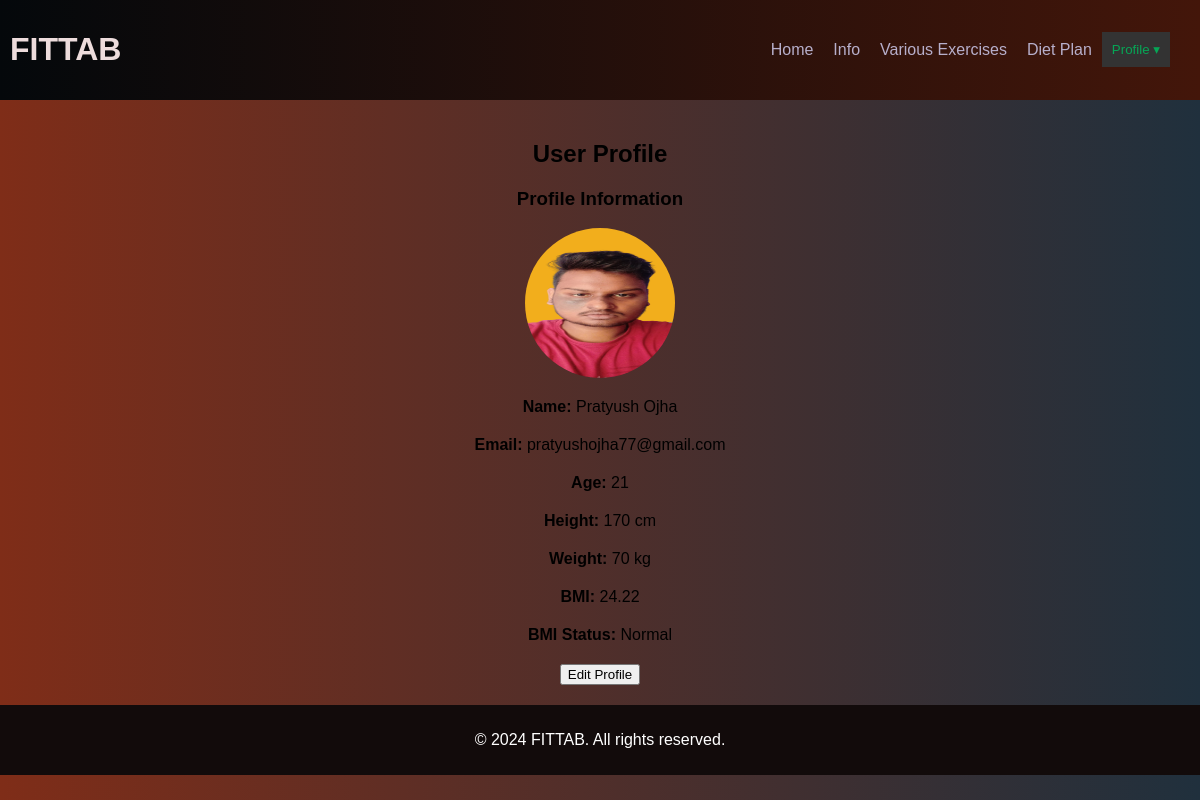
The app's page /profile (signed in), older data.
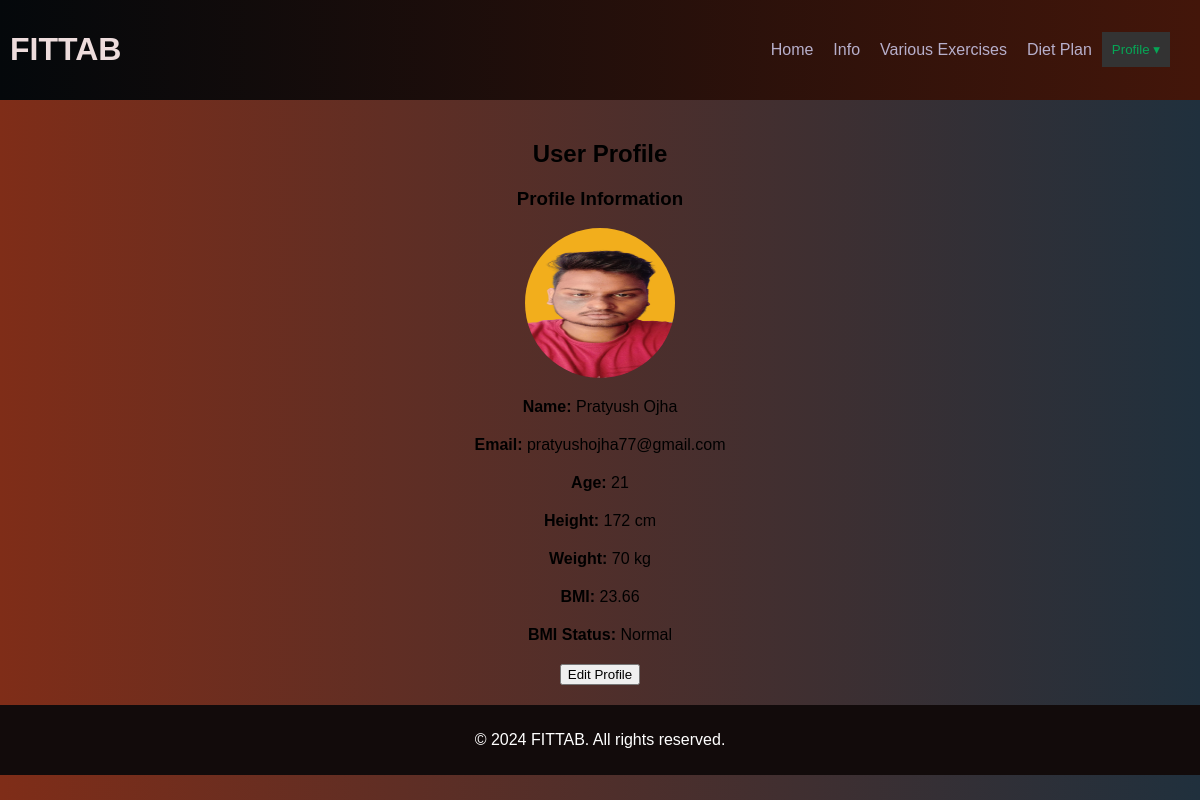
The same page, newer data.
### app.py (models this page shows, shortened)
class User(db.Model):
    id = db.Column(db.Integer, primary_key=True, autoincrement=True)
    name = db.Column(db.String(100), nullable=False)
    email = db.Column(db.String(100), nullable=False, unique=True)
    password = db.Column(db.String(100), nullable=False)
    age = db.Column(db.Integer, nullable=False)
    height = db.Column(db.Integer, nullable=False)
    weight = db.Column(db.Integer, nullable=False)
    profile_picture = db.Column(db.String(100), nullable=True)

### app.py (the view)
@app.route('/profile')
def profile():
    if 'user_id' in session:
        user = User.query.filter_by(id=session['user_id']).first()
        return render_template('profile.html', user=user)
    else:
        return redirect(url_for('index'))

### templates/profile.html (shortened to what this page needs)
<!DOCTYPE html>
<html lang="en">
<head>
    <link rel="stylesheet" href="{{ url_for('static', filename='style_profile.css') }}">
</head>
<body>
    <header>
        <h1>FITTAB</h1>
        <nav>
            <a href="{{ url_for('info') }}">Home</a>
            <a href="#">Info</a>
            <a href="/exercise">Various Exercises</a>
            <a href="/diet">Diet Plan</a>
            <div class="profile-dropdown">
                <button class="profile-button">Profile &#9662;</button>
            </div>
        </nav>
    </header>
    <div class="content">
        <h2>User Profile</h2>
        {% if user %}
        <div id="profile-display">
            <h3>Profile Information</h3>
            {% if user.profile_picture %}
                <img src="{{ url_for('static', filename='uploads/' ~ user.profile_picture) }}" alt="Profile Picture" style="width: 150px; height: 150px; border-radius: 50%;">
            {% endif %}
            <p><strong>Name:</strong> {{ user.name }}</p>
            <p><strong>Email:</strong> {{ user.email }}</p>
            <p><strong>Age:</strong> {{ user.age }}</p>
            <p><strong>Height:</strong> {{ user.height }} cm</p>
            <p><strong>Weight:</strong> {{ user.weight }} kg</p>
            <p><strong>BMI:</strong>
                {% set bmi = (user.weight / ((user.height / 100) ** 2)) | round(2) %}
                {{ bmi }}
            </p>
            <p><strong>BMI Status:</strong>
                {% if bmi < 19 %}
                    Underweight
                {% elif bmi >= 19 and bmi <= 25 %}
                    Normal
                {% else %}
                    Overweight
                {% endif %}
            </p>
            <button onclick="editProfile()">Edit Profile</button>
        </div>
        {% else %}
        <p>No user data available.</p>
        {% endif %}
    </div>
    <footer>
        <p>&copy; 2024 FITTAB. All rights reserved.</p>
    </footer>
</body>
</html>

### static/style_profile.css (style rules this page uses)
html, body { background: linear-gradient(to right, #7f2d18, #20303d); font-family: Arial, sans-serif; margin: 0; padding: 0; }
header { background: linear-gradient(to left, #43160a, #04080b); color: #eddcdc; padding: 10px; text-align: center; display: flex; justify-content: space-between; align-items: center; }
nav { display: flex; align-items: center; list-style-type: none; margin: 0; padding: 0; }
nav a { color: #b7afcb; text-decoration: none; padding: 10px; }
.profile-dropdown { position: relative; display: inline-block; margin-right: 20px; }
.profile-button { background-color: #333; color: #06a656; border: none; cursor: pointer; padding: 10px; }
.content { padding: 20px; text-align: center; }
.content p { text-align: center; margin-bottom: 20px; }
footer { background-color: #120b0b; color: #fff; text-align: center; padding: 10px; }

Row changes from the older to the newer data that the page shows:
changed User "Pratyush Ojha": height "170" → "172"
Text that changed along with them:
{{ bmi }}: "24.22" → "23.66"
